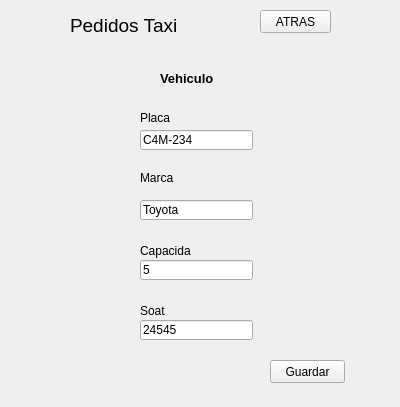
<?xml version="1.0" encoding="UTF-8"?>
<ui version="4.0">
 <class>perfilCoche</class>
 <widget class="QWidget" name="perfilCoche">
  <property name="geometry">
   <rect>
    <x>0</x>
    <y>0</y>
    <width>400</width>
    <height>407</height>
   </rect>
  </property>
  <property name="windowTitle">
   <string>Form</string>
  </property>
  <widget class="QPushButton" name="pushButton">
   <property name="geometry">
    <rect>
     <x>260</x>
     <y>10</y>
     <width>71</width>
     <height>23</height>
    </rect>
   </property>
   <property name="text">
    <string>ATRAS</string>
   </property>
   <property name="icon">
    <iconset resource="Imagenes.qrc">
     <normaloff>:/imagenes/espalda.png</normaloff>:/imagenes/espalda.png</iconset>
   </property>
  </widget>
  <widget class="QLineEdit" name="lineEdit_2">
   <property name="geometry">
    <rect>
     <x>140</x>
     <y>200</y>
     <width>113</width>
     <height>20</height>
    </rect>
   </property>
   <property name="inputMask">
    <string/>
   </property>
   <property name="text">
    <string>Toyota</string>
   </property>
  </widget>
  <widget class="QLabel" name="label_8">
   <property name="geometry">
    <rect>
     <x>100</x>
     <y>250</y>
     <width>31</width>
     <height>31</height>
    </rect>
   </property>
   <property name="text">
    <string/>
   </property>
   <property name="pixmap">
    <pixmap resource="Imagenes.qrc">:/imagenes/silla.png</pixmap>
   </property>
  </widget>
  <widget class="QLineEdit" name="lineEdit_3">
   <property name="geometry">
    <rect>
     <x>140</x>
     <y>260</y>
     <width>113</width>
     <height>20</height>
    </rect>
   </property>
   <property name="text">
    <string>5</string>
   </property>
  </widget>
  <widget class="QLabel" name="label_4">
   <property name="geometry">
    <rect>
     <x>100</x>
     <y>120</y>
     <width>31</width>
     <height>31</height>
    </rect>
   </property>
   <property name="text">
    <string/>
   </property>
   <property name="pixmap">
    <pixmap resource="Imagenes.qrc">:/imagenes/llave-inteligente.png</pixmap>
   </property>
  </widget>
  <widget class="QLabel" name="label_2">
   <property name="geometry">
    <rect>
     <x>160</x>
     <y>70</y>
     <width>131</width>
     <height>16</height>
    </rect>
   </property>
   <property name="font">
    <font>
     <pointsize>10</pointsize>
     <weight>75</weight>
     <bold>true</bold>
    </font>
   </property>
   <property name="text">
    <string>Vehiculo</string>
   </property>
  </widget>
  <widget class="QLabel" name="label_5">
   <property name="geometry">
    <rect>
     <x>140</x>
     <y>170</y>
     <width>111</width>
     <height>16</height>
    </rect>
   </property>
   <property name="text">
    <string>Marca</string>
   </property>
  </widget>
  <widget class="QLabel" name="label_7">
   <property name="geometry">
    <rect>
     <x>140</x>
     <y>240</y>
     <width>51</width>
     <height>21</height>
    </rect>
   </property>
   <property name="text">
    <string>Capacidad</string>
   </property>
  </widget>
  <widget class="QLabel" name="label">
   <property name="geometry">
    <rect>
     <x>70</x>
     <y>10</y>
     <width>111</width>
     <height>31</height>
    </rect>
   </property>
   <property name="font">
    <font>
     <pointsize>14</pointsize>
    </font>
   </property>
   <property name="text">
    <string>Pedidos Taxi</string>
   </property>
  </widget>
  <widget class="QLabel" name="label_6">
   <property name="geometry">
    <rect>
     <x>100</x>
     <y>190</y>
     <width>31</width>
     <height>41</height>
    </rect>
   </property>
   <property name="text">
    <string/>
   </property>
   <property name="pixmap">
    <pixmap resource="Imagenes.qrc">:/imagenes/camioneta.png</pixmap>
   </property>
  </widget>
  <widget class="QLabel" name="label_3">
   <property name="geometry">
    <rect>
     <x>140</x>
     <y>110</y>
     <width>81</width>
     <height>16</height>
    </rect>
   </property>
   <property name="text">
    <string>Placa</string>
   </property>
  </widget>
  <widget class="QLineEdit" name="lineEdit">
   <property name="geometry">
    <rect>
     <x>140</x>
     <y>130</y>
     <width>113</width>
     <height>20</height>
    </rect>
   </property>
   <property name="inputMask">
    <string/>
   </property>
   <property name="text">
    <string>C4M-234</string>
   </property>
  </widget>
  <widget class="QLineEdit" name="lineEdit_4">
   <property name="geometry">
    <rect>
     <x>140</x>
     <y>320</y>
     <width>113</width>
     <height>20</height>
    </rect>
   </property>
   <property name="text">
    <string>24545</string>
   </property>
  </widget>
  <widget class="QLabel" name="label_9">
   <property name="geometry">
    <rect>
     <x>140</x>
     <y>300</y>
     <width>51</width>
     <height>21</height>
    </rect>
   </property>
   <property name="text">
    <string>Soat</string>
   </property>
  </widget>
  <widget class="QLabel" name="label_10">
   <property name="geometry">
    <rect>
     <x>100</x>
     <y>310</y>
     <width>31</width>
     <height>31</height>
    </rect>
   </property>
   <property name="text">
    <string/>
   </property>
   <property name="pixmap">
    <pixmap resource="Imagenes.qrc">:/imagenes/viaje.png</pixmap>
   </property>
  </widget>
  <widget class="QPushButton" name="pushButton_2">
   <property name="geometry">
    <rect>
     <x>270</x>
     <y>360</y>
     <width>75</width>
     <height>23</height>
    </rect>
   </property>
   <property name="text">
    <string>Guardar</string>
   </property>
  </widget>
 </widget>
 <resources>
  <include location="Imagenes.qrc"/>
 </resources>
 <connections/>
</ui>
